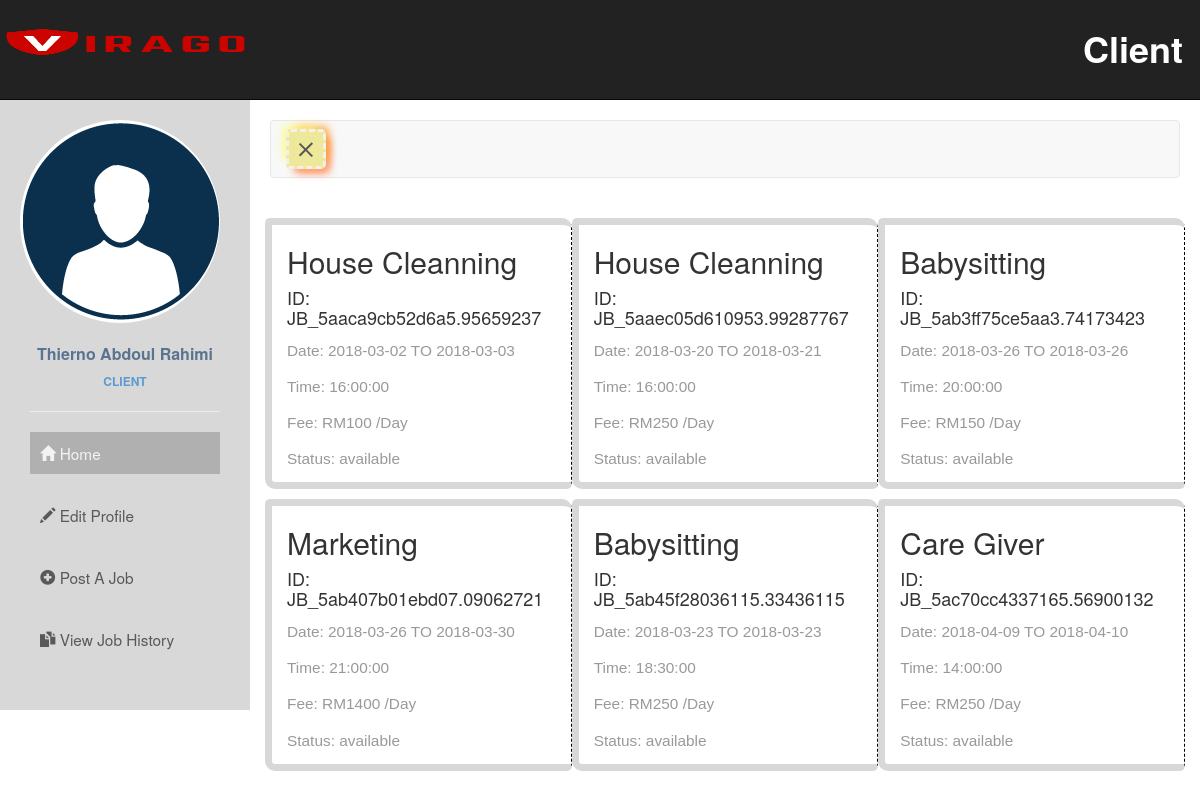
Page /trainer_homepage.php (signed in) on the committed database.
### tables this page shows
CREATE TABLE `client` (
  `ID` int(11) NOT NULL,
  `firstName` varchar(250) NOT NULL,
  `lastName` varchar(250) NOT NULL,
  `email` varchar(100) NOT NULL,
  `password` varchar(100) NOT NULL,
  `address` varchar(250) NOT NULL,
  `phone` varchar(25) NOT NULL,
  `CL_UniqueID` varchar(250) NOT NULL,
  `userType` int(11) NOT NULL DEFAULT '1'
);

CREATE TABLE `jobs` (
  `ID` int(11) NOT NULL,
  `jobTitel` varchar(50) NOT NULL,
  `address` varchar(50) NOT NULL,
  `category` varchar(50) NOT NULL,
  `price` double NOT NULL,
  `stDate` date NOT NULL,
  `edDate` date NOT NULL,
  `stTime` time NOT NULL,
  `status` varchar(15) NOT NULL DEFAULT 'available',
  `JB_UniqueID` varchar(200) NOT NULL,
  `CL_UniqueID` varchar(100) NOT NULL
);

### trainer_homepage.php (the view, shortened to what this page needs)
<?php
  include("BackEnd_Script/DBconfig.php");
  $userID = $_SESSION['user_ID'];
?>
<!DOCTYPE html>
<html >
<head>
  <link  rel="stylesheet" href="css/bootstrap.min.css">
  <link rel="stylesheet" href="css/font-awesome.min.css">
  <link rel="stylesheet"  href="css/bootstrap-social.css">
  <link rel="stylesheet" href="https://cdnjs.cloudflare.com/ajax/libs/normalize/5.0.0/normalize.min.css">
  <link href="css/user_homepage.css" rel="stylesheet">
</head>
<body>
     <nav class="navbar navbar-inverse navbar-fixed-top">
        <div class="container">
          <div class="navbar-header">
            <a  href="trainer_homepage.php">
              <image src="rec/virago.png" alt="img_logo" id="img_logo_trainer">
            </a>
          </div>
          <div id="navbar" class="collapse navbar-collapse ">
            <ul class="nav navbar-nav navbar-right">
              <li class="dropdown">
            <a class="dropdown-toggle" data-toggle="dropdown" href="trainer_homepage.php">Client
            </a>
          </li>
        </ul>
          </div>
        </div>
    </nav>
    <div class="wrapper">
        <nav id="sidebar">
          <div class="sidebar-header ">
            <div class="img-sidebar-header">
              <?php
                $sql = "SELECT name FROM images WHERE userID='$userID'";
                $result = mysqli_query($con,$sql);
                $row = mysqli_fetch_array($result);
                $image = $row['name'];
                if (!empty($image)) {
                  $image_src = "symbol/profilePic/".$image;
                }
                else{
                  $image_src = "symbol/profilePic/default.png";
                }
              ?>
            <img src="<?php echo $image_src;?>" class="img-responsive img-circle" alt="User Profile image">
          </div>
          <?php
              $client = $_SESSION['user_ID'];
              $result = $con->query("SELECT firstName FROM client  where CL_UniqueID  = '$client'");
              $rs = $result->fetch_array();
          ?>
          <div class="userinfo-title">
            <div class="userinfo-title-name">
                <?php echo $rs['firstName']?>
            </div>
              <div class="userinfo-title-job">
                CLIENT
              </div>
            </div>
           </div>
           <ul class="list-unstyled components ">
             <hr  class="line-sidebar">
               <li class="menu-spacing active">
                  <a href="trainer_homepage.php">
                      <i class="glyphicon glyphicon-home"></i>
                      Home
                  </a>
               </li>
               <li class=" menu-spacing">
                <a href="trainer_edit_profile.php">
                  <i class="glyphicon glyphicon-pencil"></i>
                    Edit Profile
                </a>
              </li>
              <li class="menu-spacing">
               <a href="listAJob.php">
                 <i class="	glyphicon glyphicon-plus-sign"></i>
                   Post A Job
               </a>
             </li>
              <li class="menu-spacing">
                <a href="clHistory.php" >
                  <i class="glyphicon glyphicon-duplicate"></i>
                    View Job History
                </a>
              </li>
            </ul>
        </nav>
          <div id="content">
            <nav class="navbar navbar-default">
                <div class="container-fluid">
                    <div class="navbar-header">
                        <button type="button" id="sidebarCollapse" class="navbar-btn ">
                            <span></span>
                        </button>
                    </div>
                </div>
            </nav>
            <div class="row inner-row-content">
              <?php
                  $client = $_SESSION['user_ID'];
                  $result = $con->query("SELECT * FROM jobs WHERE CL_UniqueID = '$client'  ORDER BY id");
                 foreach ($result as $key => $rs) {
              ?>
              <div class="col-md-4 col-lg-4 popout content-layout">
                <h2><?php echo $rs["jobTitel"];?> </h2>
                <h4 class="id"> ID: <?php echo $rs["JB_UniqueID"];?></h4>
                <p>Date: <?php echo $rs["stDate"].' TO';?> <span><?php echo $rs["edDate"];?></span> </P>
                <p>Time: <?php echo $rs["stTime"];?></P>
                <p>Fee: <?php echo 'RM'.$rs["price"].' /Day';?></p>
                <p>Status: <?php echo $rs["status"];?></p>
              </div>
              <?php
            }
              ?>
            </div>
  </body>
</html>

### css/user_homepage.css (style rules this page uses)
html, body { padding:0; margin:0; }
#navbar { margin-top:2%; position: relative; z-index: 99; }
.navbar-fixed-top { height:100px; }
#navbar a { font-size:3vmax; color: white; font-weight: 600; margin-left: 10%; }
#img_logo_trainer { position: absolute; left:-5px; width:270px; height:90px; }
p { font-family: 'Poppins', sans-serif; font-size: 1.1em; font-weight: 300; line-height: 1.7em; color: #999; }
a, a:hover, a:focus { color: inherit; text-decoration: none; transition: all 0.3s; }
.wrapper { display: flex; align-items: stretch; perspective: 100%; margin-top: 100px; margin-bottom: 50px; }
#sidebar { min-width: 250px; max-width: 250px; height:100%; background: #d8d8d8; color: #595959; transition: all 0.6s cubic-bezier(0.945, 0.020, 0.270, 0.665); transform-origin: bottom left; }
#sidebar .sidebar-header { padding: 20px; }
.sidebar-header { -webkit-animation-duration: 1.2s; animation-duration: 1.2s; -webkit-animation-name: bounceInDown; animation-name: bounceInDown; }
.img-circle { opacity: 1; transition: .5s ease; backface-visibility: hidden; }
.userinfo-title { text-align: center; margin-top: 20px; }
.userinfo-title-name { color: #5a7391; font-size: 16px; font-weight: 600; margin-bottom: 7px; }
.userinfo-title-job { text-transform: uppercase; color: #5b9bd1; font-size: 12px; font-weight: 600; }
#sidebar ul.components { padding: 20px 30px; }
ul.components li { -webkit-animation-duration: 1.5s; animation-duration: 1.5s; -webkit-animation-name: bounceInDown; animation-name: bounceInDown; }
ul .menu-spacing { margin-bottom: 20px; }
.line-sidebar { margin-top: -10%; width:100%; }
#sidebar ul li a { padding: 10px; font-size: 1.1em; display: block; text-decoration: none; }
#sidebar ul li.active > a, a[aria-expanded="true"] { color: #fff; background: #a0a0a0; opacity: 0.7; }
#content { padding: 20px; min-height: 100vh; width:100%; transition: all 0.3s; }
#sidebarCollapse { width: 40px; height: 40px; position:relative; background-color: #EDE89A; box-shadow: -6px -6px 8px -4px #fafe76, 6px -6px 8px -4px #fe9f32, 6px 6px 8px -4px #ffbf66, 6px 6px 8px -4px #ff3f3f; border:3px dashed #F7EEEE; border-radius:5px; }
#sidebarCollapse span { width: 80%; height: 2px; margin: 0 auto; display: block; background: #555; transition: all 0.8s cubic-bezier(0.810, -0.330, 0.345, 1.375); transition-delay: 0.2s; }
#sidebarCollapse span:last-of-type { transform: rotate(-45deg) translate(1px, -1px); }
.content-layout { animation: popout .8s ease; -webkit-animation: popout 0.5s ease; border: 7px solid #d8d8d8; border-right: 1px white; border-radius: 5px 10px 5px; margin-top: 10px; }
.inner-row-content { padding:10px; }
.popout { border-right: 1px dashed black; }

### rows in the picture
client: firstName "Thierno Abdoul Rahimi"
jobs: jobTitel "House Cleanning", JB_UniqueID "JB_5aaca9cb52d6a5.95659237", stDate "2018-03-02", edDate "2018-03-03", stTime "16:00:00", price "100", status "available"
jobs: jobTitel "House Cleanning", JB_UniqueID "JB_5aaec05d610953.99287767", stDate "2018-03-20", edDate "2018-03-21", stTime "16:00:00", price "250", status "available"
jobs: jobTitel "Babysitting", JB_UniqueID "JB_5ab3ff75ce5aa3.74173423", stDate "2018-03-26", edDate "2018-03-26", stTime "20:00:00", price "150", status "available"
jobs: jobTitel "Marketing", JB_UniqueID "JB_5ab407b01ebd07.09062721", stDate "2018-03-26", edDate "2018-03-30", stTime "21:00:00", price "1400", status "available"
jobs: jobTitel "Babysitting", JB_UniqueID "JB_5ab45f28036115.33436115", stDate "2018-03-23", edDate "2018-03-23", stTime "18:30:00", price "250", status "available"
jobs: jobTitel "Care Giver", JB_UniqueID "JB_5ac70cc4337165.56900132", stDate "2018-04-09", edDate "2018-04-10", stTime "14:00:00", price "250", status "available"
